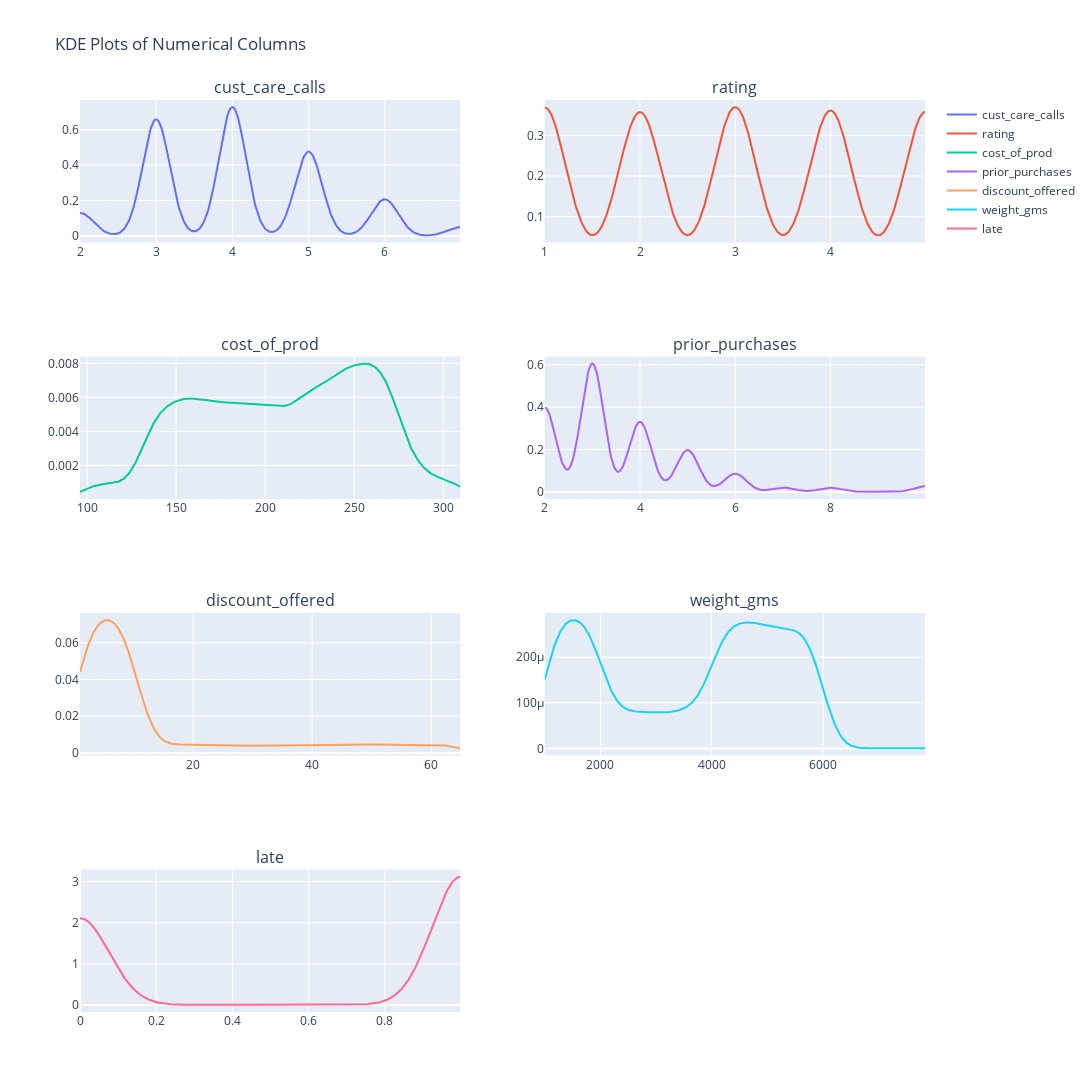

The code cell stored with this chart in its notebook:
### Markdown cell above
#### KDE PLOT

### Code cell
nums_required = len(nums)
rows_required = (nums_required + 1) // 2

fig = make_subplots(rows=rows_required, cols=2, subplot_titles=nums)
# fig.print_grid

for i, column in enumerate(nums, start=1):

    row = (i + 1) //2
    col = 1 if i % 2 != 0 else 2

    hist_data = [df[column].values]
    group_labels = [column]

    kde_fig = ff.create_distplot(hist_data, group_labels, show_hist=False, show_rug=False)

    kde_line = kde_fig['data'][0]
    fig.add_trace(go.Scatter(x=kde_line.x, y=kde_line.y, name=column, mode='lines'), col=col, row=row)

fig.update_layout(height=1200, width=300*len(nums), title_text='KDE Plots of Numerical Columns')

### Figure 1 — Plotly figure (JSON) as saved in the notebook; plotly's stock layout.template omitted (floating-point values rounded to 4 significant figures; data arrays with more than 128 entries replaced by an {"elided": "..."} marker saying what was removed)
{"data": [{"mode": "lines", "name": "cust_care_calls", "type": "scatter", "x": {"elided": "500 float values"}, "xaxis": "x", "y": {"elided": "500 float values"}, "yaxis": "y"}, {"mode": "lines", "name": "rating", "type": "scatter", "x": {"elided": "500 float values"}, "xaxis": "x2", "y": {"elided": "500 float values"}, "yaxis": "y2"}, {"mode": "lines", "name": "cost_of_prod", "type": "scatter", "x": {"elided": "500 float values"}, "xaxis": "x3", "y": {"elided": "500 float values"}, "yaxis": "y3"}, {"mode": "lines", "name": "prior_purchases", "type": "scatter", "x": {"elided": "500 float values"}, "xaxis": "x4", "y": {"elided": "500 float values"}, "yaxis": "y4"}, {"mode": "lines", "name": "discount_offered", "type": "scatter", "x": {"elided": "500 float values"}, "xaxis": "x5", "y": {"elided": "500 float values"}, "yaxis": "y5"}, {"mode": "lines", "name": "weight_gms", "type": "scatter", "x": {"elided": "500 float values"}, "xaxis": "x6", "y": {"elided": "500 float values"}, "yaxis": "y6"}, {"mode": "lines", "name": "late", "type": "scatter", "x": {"elided": "500 float values"}, "xaxis": "x7", "y": {"elided": "500 float values"}, "yaxis": "y7"}], "layout": {"annotations": [{"font": {"size": 16}, "showarrow": false, "text": "cust_care_calls", "x": 0.225, "xanchor": "center", "xref": "paper", "y": 1, "yanchor": "bottom", "yref": "paper"}, {"font": {"size": 16}, "showarrow": false, "text": "rating", "x": 0.775, "xanchor": "center", "xref": "paper", "y": 1, "yanchor": "bottom", "yref": "paper"}, {"font": {"size": 16}, "showarrow": false, "text": "cost_of_prod", "x": 0.225, "xanchor": "center", "xref": "paper", "y": 0.7188, "yanchor": "bottom", "yref": "paper"}, {"font": {"size": 16}, "showarrow": false, "text": "prior_purchases", "x": 0.775, "xanchor": "center", "xref": "paper", "y": 0.7188, "yanchor": "bottom", "yref": "paper"}, {"font": {"size": 16}, "showarrow": false, "text": "discount_offered", "x": 0.225, "xanchor": "center", "xref": "paper", "y": 0.4375, "yanchor": "bottom", "yref": "paper"}, {"font": {"size": 16}, "showarrow": false, "text": "weight_gms", "x": 0.775, "xanchor": "center", "xref": "paper", "y": 0.4375, "yanchor": "bottom", "yref": "paper"}, {"font": {"size": 16}, "showarrow": false, "text": "late", "x": 0.225, "xanchor": "center", "xref": "paper", "y": 0.1562, "yanchor": "bottom", "yref": "paper"}], "height": 1200, "title": {"text": "KDE Plots of Numerical Columns"}, "width": 2100, "xaxis": {"anchor": "y", "domain": [0, 0.45]}, "xaxis2": {"anchor": "y2", "domain": [0.55, 1]}, "xaxis3": {"anchor": "y3", "domain": [0, 0.45]}, "xaxis4": {"anchor": "y4", "domain": [0.55, 1]}, "xaxis5": {"anchor": "y5", "domain": [0, 0.45]}, "xaxis6": {"anchor": "y6", "domain": [0.55, 1]}, "xaxis7": {"anchor": "y7", "domain": [0, 0.45]}, "xaxis8": {"anchor": "y8", "domain": [0.55, 1]}, "yaxis": {"anchor": "x", "domain": [0.8438, 1]}, "yaxis2": {"anchor": "x2", "domain": [0.8438, 1]}, "yaxis3": {"anchor": "x3", "domain": [0.5625, 0.7188]}, "yaxis4": {"anchor": "x4", "domain": [0.5625, 0.7188]}, "yaxis5": {"anchor": "x5", "domain": [0.2812, 0.4375]}, "yaxis6": {"anchor": "x6", "domain": [0.2812, 0.4375]}, "yaxis7": {"anchor": "x7", "domain": [0, 0.1562]}, "yaxis8": {"anchor": "x8", "domain": [0, 0.1562]}}}
